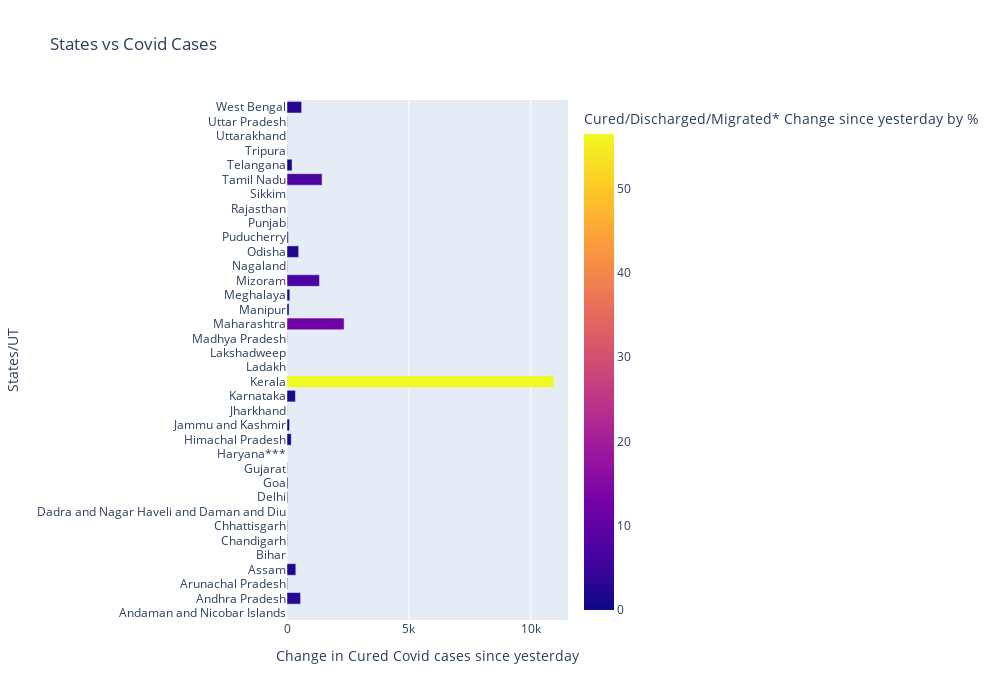

Notebook code for this chart:
### Markdown cell above
{% include figure3.html %}

### Code cell
fig4 = px.bar(states_covid_data,title='States vs Covid Cases', x='Cured/Discharged/Migrated* Change since yesterday', y='Name of State / UT', orientation='h',color='Cured/Discharged/Migrated* Change since yesterday by %')
fig4.update_layout(xaxis_title="Change in Cured Covid cases since yesterday",yaxis_title="States/UT",autosize=False,
    width=1000,
    height=700)
fig4.show()

### Figure 1 — Plotly figure (JSON) as saved in the notebook; plotly's stock layout.template omitted (floating-point values rounded to 4 significant figures)
{"data": [{"alignmentgroup": "True", "hovertemplate": "Cured/Discharged/Migrated* Change since yesterday=%{x}<br>Name of State / UT=%{y}<br>Cured/Discharged/Migrated* Change since yesterday by %=%{marker.color}<extra></extra>", "legendgroup": "", "marker": {"color": [0.01, 2.87, 0.13, 1.87, 0.01, 0.08, 0.1, 0.01, 0.15, 0.2, 0.07, 0, 0.89, 0.54, 0.04, 1.79, 56.48, 0.02, 0, 0.06, 12.08, 0.43, 0.59, 6.87, 0.09, 2.46, 0.27, 0.08, 0.01, 0.04, 7.42, 1.07, 0.06, 0.03, 0.08, 3.1], "coloraxis": "coloraxis", "pattern": {"shape": ""}}, "name": "", "offsetgroup": "", "orientation": "h", "showlegend": false, "textposition": "auto", "type": "bar", "x": [2, 557, 26, 362, 2, 15, 20, 1, 29, 39, 14, 0, 173, 104, 7, 347, 10952, 4, 0, 11, 2343, 84, 115, 1332, 17, 477, 53, 16, 2, 7, 1438, 207, 12, 6, 16, 601], "xaxis": "x", "y": ["Andaman and Nicobar Islands", "Andhra Pradesh", "Arunachal Pradesh", "Assam", "Bihar", "Chandigarh", "Chhattisgarh", "Dadra and Nagar Haveli and Daman and Diu", "Delhi", "Goa", "Gujarat", "Haryana***", "Himachal Pradesh", "Jammu and Kashmir", "Jharkhand", "Karnataka", "Kerala", "Ladakh", "Lakshadweep", "Madhya Pradesh", "Maharashtra", "Manipur", "Meghalaya", "Mizoram", "Nagaland", "Odisha", "Puducherry", "Punjab", "Rajasthan", "Sikkim", "Tamil Nadu", "Telangana", "Tripura", "Uttarakhand", "Uttar Pradesh", "West Bengal"], "yaxis": "y"}], "layout": {"autosize": false, "barmode": "relative", "coloraxis": {"colorbar": {"title": {"text": "Cured/Discharged/Migrated* Change since yesterday by %"}}, "colorscale": [[0, "#0d0887"], [0.1111, "#46039f"], [0.2222, "#7201a8"], [0.3333, "#9c179e"], [0.4444, "#bd3786"], [0.5556, "#d8576b"], [0.6667, "#ed7953"], [0.7778, "#fb9f3a"], [0.8889, "#fdca26"], [1, "#f0f921"]]}, "height": 700, "legend": {"tracegroupgap": 0}, "title": {"text": "States vs Covid Cases"}, "width": 1000, "xaxis": {"anchor": "y", "domain": [0, 1], "title": {"text": "Change in Cured Covid cases since yesterday"}}, "yaxis": {"anchor": "x", "domain": [0, 1], "title": {"text": "States/UT"}}}}
